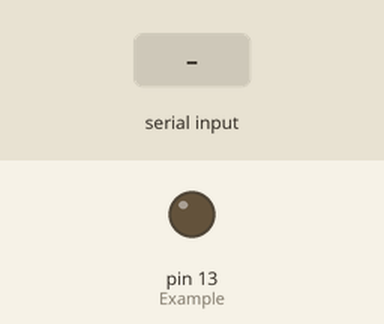
Recording of a sketch running on a simulated Arduino Uno, built with avr-gcc and run on an emulated ATmega328P. Parts: output pins drawn as LEDs (lit = HIGH). Inputs (shaded band) come from the test bench.

Above: at 1.2 s.
1.3 s: "J" received over Serial
At 1.7 s:
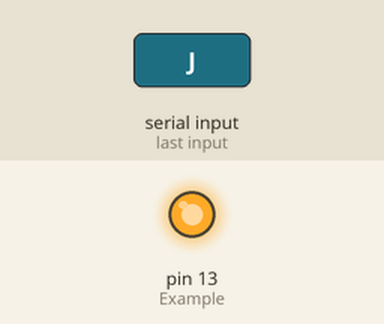
Timing chart, 0 to 4.3 s (numbered marks = the images above; inputs shaded):
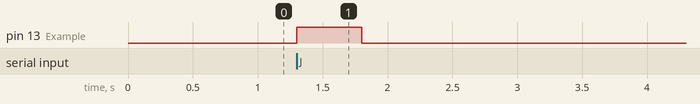

Measured:
- after the input at 1.3 s, pin 13 (Example): LOW → HIGH at once, → LOW 0.50 s later

The sketch:

EyetrackerSynchSignal.ino
```cpp
/*
Uses Arduion Due's keyboard emulation to pass a keyboard character trigger from one PC to another

To debug, turns on an LED for character 'J' received over serial (USB) via PC code or the IDE serial monitor
*/

//#include "Keyboard.h"

void setup() {


  // Start serial communication with the same baud rate as Unity
  Serial.begin(9600);
  pinMode(LED_BUILTIN, OUTPUT); // Example: Trigger LED on "J" received

  // initialize control over the keyboard:
//  Keyboard.begin();

}

void loop() {
  // Check if data is available on the serial port
  if (Serial.available() > 0) {
    char receivedChar = Serial.read(); // Read the incoming data

    // If the received character is 'J', trigger an action
    if (receivedChar == 'J') {
      digitalWrite(LED_BUILTIN, HIGH);  // Example: Turn on an LED
      delay(500);                       // Delay for half a second
      digitalWrite(LED_BUILTIN, LOW);   // Turn off the LED

      delay(500);
    //  Keyboard.write(receivedChar + 1);
      // Keyboard.begin();
      // delay(10000);
      // Keyboard.press(KEY_LEFT_GUI);
      // Keyboard.press('r');
      // delay(100);
      // Keyboard.releaseAll();
      // delay(500);
      // Keyboard.print("notepad.exe");
      // Keyboard.press(KEY_RETURN);
      // delay(100);
      // Keyboard.releaseAll();
      // delay(2000);
      // Keyboard.print("All your computer are belong to me");
    }
  }
}
```
